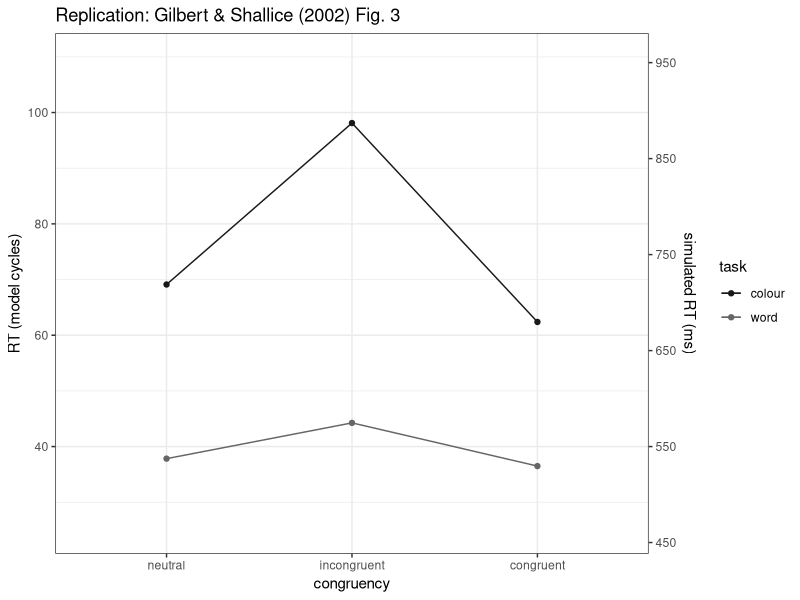

This figure's R source: (Note: this script raises an error after producing the figure.)

rm (list=ls())

library(ggplot2) # for graphs
#library(pastecs) # for descriptive statistics
#library(reshape2) # for transform
#library (plyr)
                                        # library(lsr) # for etaSquared

imageDirectory <- file.path(Sys.getenv("HOME"), "Dropbox", "PhD", "Thesis", "replication")

# see run_block for octave code that creates this matrix. column format:
labels.data = c("response", "correct", "RT")

# files created by simulation_fixedblocks. each condition created as separate matrix
colour.neutral <- read.delim("fig3_colour_neutral.txt", header=FALSE, sep=c("", ":"), col.names=labels.data)
colour.congruent <- read.delim("fig3_colour_congruent.txt", header=FALSE, sep=c("", ":"), col.names=labels.data)
colour.incongruent <- read.delim("fig3_colour_incongruent.txt", header=FALSE, sep=c("", ":"), col.names=labels.data)
word.neutral <- read.delim("fig3_word_neutral.txt", header=FALSE, sep=c("", ":"), col.names=labels.data)
word.congruent <- read.delim("fig3_word_congruent.txt", header=FALSE, sep=c("", ":"), col.names=labels.data)
word.incongruent <- read.delim("fig3_word_incongruent.txt", header=FALSE, sep=c("", ":"), col.names=labels.data)

# create some column headings
colour.neutral$congruency <- "neutral"
colour.neutral$task <- "colour"
word.neutral$congruency <- "neutral"
word.neutral$task <- "word"
colour.congruent$congruency <- "congruent"
colour.congruent$task <- "colour"
word.congruent$congruency <- "congruent"
word.congruent$task <- "word"
colour.incongruent$congruency <- "incongruent"
colour.incongruent$task <- "colour"
word.incongruent$congruency <- "incongruent"
word.incongruent$task <- "word"

fig3data <- rbind (colour.neutral, word.neutral, colour.congruent, word.congruent, colour.incongruent, word.incongruent)

    # change order to match gilbert & shallice
fig3data$congruency <- factor (fig3data$congruency, levels=c("neutral", "incongruent", "congruent"))


replication.fig3<- ggplot (fig3data,  aes(x=congruency, y=RT, group=task, colour=task))
replication.fig3 +
    # set the zoom on the graph without chucking away data (as setting limits would)
    coord_cartesian(ylim=c(25, 110)) +
    stat_summary(fun.y = mean, geom = "line", position = "dodge") +
    stat_summary(fun.y = mean, geom = "point") +
    stat_summary(fun.data = mean_cl_boot,
          geom = "errorbar",
#         position = position_dodge(width = 0.2),
          width = 0.2) + 
#      labs (x = "stimulus congruency", y = "Simulated RT (Cycles)") +
    ggtitle("Replication: Gilbert & Shallice (2002) Fig. 3") +
    theme_bw() + theme (legend.position="right") + 
    scale_colour_grey(start = 0.1, end = 0.4) +
    scale_y_continuous( name= "RT (model cycles)",
          sec.axis = sec_axis(~ . * 5.8 +  318, # transformed sec axis to perform regression equation
          name="simulated RT (ms)",
          breaks = c(450, 550, 650, 750, 850, 950), 
          labels = c("450", "550", "650", "750", "850", "950")))


imageFile <- file.path("~/Dropbox/PhD/Thesis/replication/", "gs_fig3.png")
ggsave(filename=imageFile, width = 200, height = 200, units = "mm")
